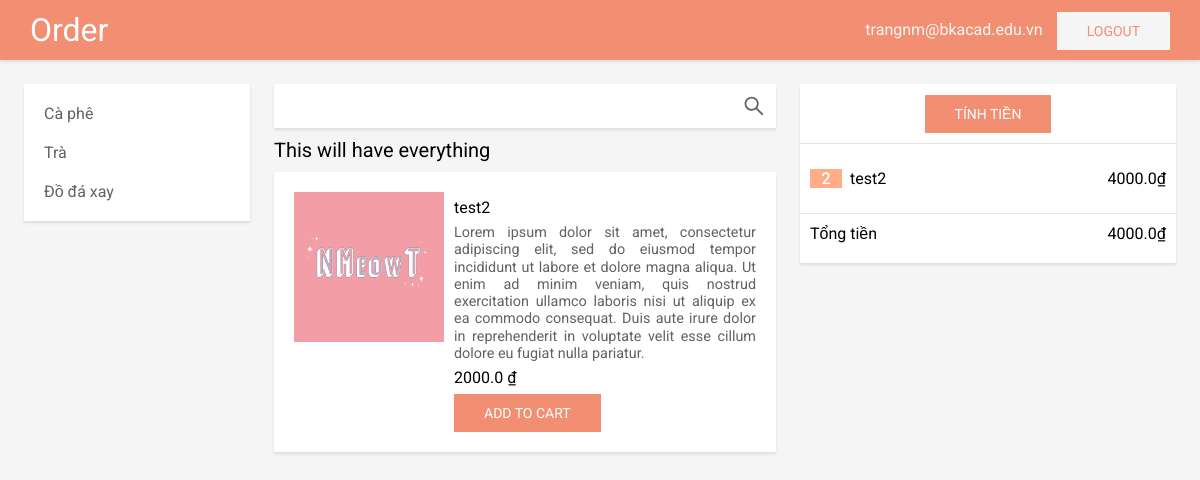
/ (signed in), run on an earlier commit of the app's database.
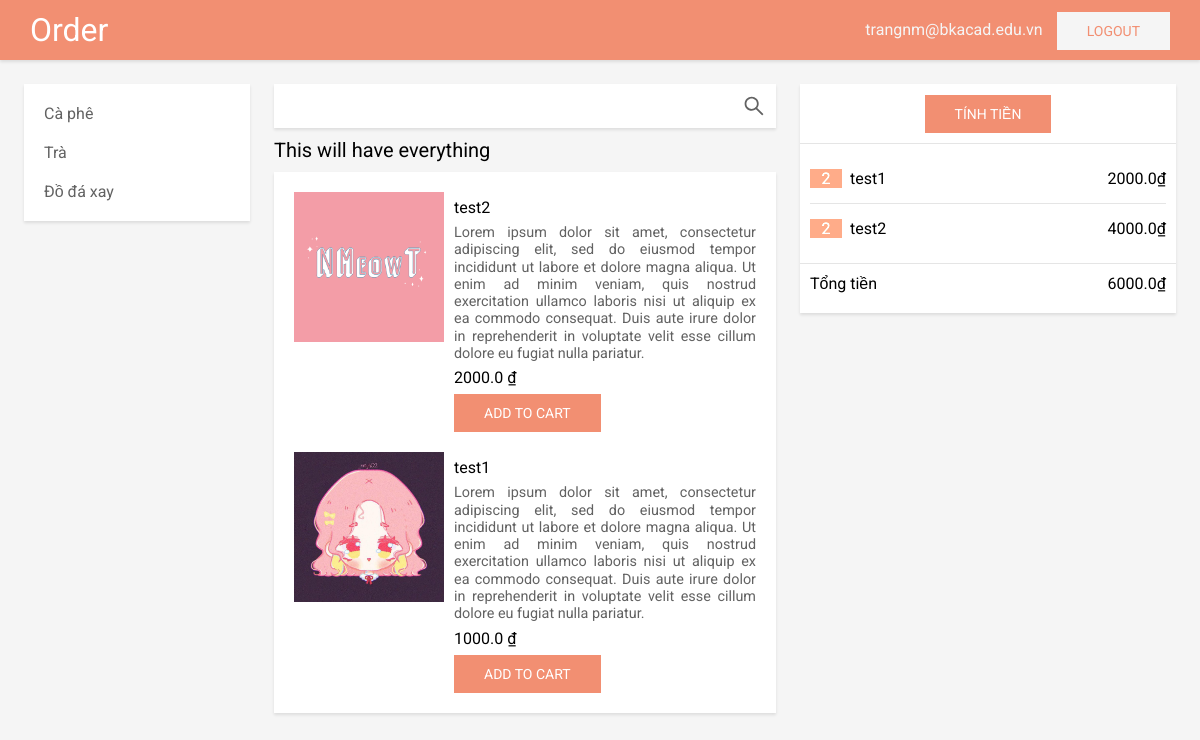
And on a later commit of the database.
### customer/models.py (models this page shows)
class Customer(models.Model):
    first_name = models.CharField(max_length=50)
    last_name = models.CharField(max_length=50)
    email = models.EmailField(max_length=100, unique=True)
    password = models.CharField(max_length=100)

class Category(models.Model):
    name_category = models.CharField(max_length=100, unique=True)

class Product(models.Model):
    name_product = models.CharField(max_length=255, unique=True)
    price = models.FloatField()
    description = models.TextField(blank=True, null=True)
    image = models.ImageField(blank=True, null=True)
    category = models.ForeignKey(Category, on_delete=models.CASCADE)

class Order_Detail(models.Model):
    order = models.ForeignKey(Order, on_delete=models.CASCADE)
    product = models.ForeignKey(Product, on_delete=models.CASCADE)
    price = models.FloatField()
    quantity = models.IntegerField()
    def get_item_price(self):
        return self.price * self.quantity
    class Meta:
        unique_together = (('order'), ('product'))

### customer/views.py (the view)
# urls.py: path('', index, name="index"),
def index(request):
    if 'customer' in request.session:
        email_customer = request.session['customer']
        category = Category.objects.all()
        product = Product.objects.all()
        customer = Customer.objects.get(email=email_customer)
        order = Order.objects.filter(is_ordered=False, customer=customer)
        order_detail = []
        if order:
            order_detail = Order_Detail.objects.filter(order=order.first())
        context = {
            "category": category,
            "product": product,
            "customer": email_customer,
            "order_detail": order_detail,
            "total": get_cart_total(order_detail)
        }
        return render(request, "customer/index.html", context)
    return redirect('login_view')

### customer/views.py (called while the page is built)
def get_cart_total(order_detail):
    total = 0
    for item in order_detail:
        total += item.get_item_price()
    return total

### customer/templates/customer/index.html
{% extends 'customer/base.html' %}
{% block main %}
{% include 'customer/menu.html' %}
{% include 'customer/main-content.html' %}
{% include 'customer/cart.html' %}
{% endblock %}

### customer/templates/customer/base.html (shortened to what this page needs)
<!DOCTYPE html>
<html lang="en">
<head>
    {% load static %}
    <link rel="stylesheet" href="{% static 'customer/style.css' %}">
    <link rel="stylesheet" href="{% static 'customer/authenticate.css' %}">
</head>
<body>
    <div class="app">
        <header class="fixed shadow">
            <div class="wrapper">
                <div class="logo"><a href="{% url 'index' %}">Order</a></div>
                {% if customer %}
                <div class="profile">
                    <a href="" class="customer-info">{{ customer }}</a>
                    <a href="{% url 'logout' %}" class="logout btn">Logout</a>
                </div>
                {% else %}
                <div class="action">
                    <a href="{% url 'login_view' %}" class="login">Login</a>
                    <a href="{% url 'register_view' %}" class="register btn">Register</a>
                </div>
                {% endif %}
            </div>
        </header>
        <section>
            <div class="main-app">
                {% block main %}
                {% endblock %}
            </div>
        </section>
    </div>
</body>
</html>

### customer/templates/customer/menu.html
<div class="menu fixed background-white shadow">
    <ul class="margin-10">
        {% for item in category %}
        <li class="item"><a href="#{{ item.name_category }}">{{item.name_category}}</a></li>
        {% endfor %}
    </ul>
</div>

### customer/templates/customer/main-content.html (shortened to what this page needs)
<div class="main-content">
    <div class="search shadow padding-10">
        <input type="text" class="search-box">
        <a href="#" class="search-icon">
        </a>
    </div>
    <div class="product-list">
        <div class="category">This will have everything</div>
        <div class="product-menu shadow background-white">
            {% for item in product %}
            <div class="product-item padding-10">
                <div class="product-image">
                    <img src="{{ item.image.url }}" alt="{{ item.image }}">
                </div>
                <div class="product-info">
                    <div class="product-title">{{ item.name_product }}</div>
                    <div class="product-description">{{ item.description }}</div>
                    <div class="product-prices">{{ item.price }} ₫</div>
                    <a href="{% url 'add_to_cart' item.id %}" class="btn">Add to cart</a>
                </div>
            </div>
            {% endfor %}
        </div>
    </div>
</div>

### customer/templates/customer/cart.html
<div class="cart fixed background-white shadow">
    <div class="cart-header">
        <a href="{% url 'payment' %}" class="btn">Tính tiền</a>
    </div>
    <div class="cart-body">
        <div class="list-item padding-10">
            {% for item in order_detail %}
            <div class="cart-item">
                <div class="quantity ">
                    <span>{{ item.quantity }}</span>
                </div>
                <div class="product-title">{{ item.product.name_product }}</div>
                <div class="product-prices">{{ item.get_item_price }}₫</div>
            </div>
            {% endfor %}
        </div>
    </div>
    <div class="cart-footer">
        <div class="flex-space-between padding-10">
            <div>Tổng tiền</div>
            <div id="total-price">{{ total }}₫</div>
        </div>
    </div>
</div>

### customer/static/customer/style.css (style rules this page uses)
:root { --main-color: #f28f72; --text-primary: #626262; --menu-width: calc(250px - 1.5em); --cart-width: calc(400px - 1.5em); --border-color: #e5e5e5; --shadow: rgb(0 0 0 / 10%) 0px 2px 3px; --radius: 5px; }
* { margin: 0; padding: 0; font-family: 'Roboto', sans-serif; box-sizing: border-box; }
.margin-10 { margin: 10px; }
.padding-10 { padding: 10px; }
.fixed { position: fixed; }
.shadow { box-shadow: var(--shadow); }
.btn { background-color: var(--main-color); color: #fff; border: 1px solid transparent; margin: 0; border: none; overflow: visible; font: inherit; text-transform: none; display: inline-block; -webkit-box-sizing: border-box; box-sizing: border-box; padding: 0 30px; vertical-align: middle; font-size: 0.875rem; line-height: 38px; text-align: center; text-decoration: none; text-transform: uppercase; -webkit-transition: 0.1s ease-in-out; transition: 0.1s ease-in-out; -webkit-transition-property: color, background-color, border-color; transition-property: color, background-color, border-color; cursor: pointer; }
header { background-color: var(--main-color); line-height: 60px; width: 100%; z-index: 1; }
.wrapper { position: relaitve; display: flex; justify-content: space-between; align-items: center; width: 95%; margin: 0 auto; }
.logo { color: #fff; white-space: nowrap; font-size: 2em; }
.logo a { color: #fff; }
.login, .customer-info { color: #f5f5f5; margin: 10px }
.register, .logout { background: #f5f5f5; color: var(--main-color); padding: 0 30px; }
.app { background-color: #f5f5f5; min-height: 100vh; position: relative; }
section { display: flex; justify-content: space-between; padding-top: 60px; }
ul { list-style: none; }
.main-app { padding: 1.5em; display: flex; position: relative; }
.menu { width: var(--menu-width); }
.cart { width: var(--cart-width); }
.main-content { width: calc(100% - 650px); position: relative; left: calc(var(--menu-width) + 1.5em); }
a { text-decoration: none; color: var(--text-primary); }
.item { padding: 10px; cursor: pointer; }
.background-white { background: #fff; }
.search { display: flex; background: #fff; justify-content: space-between; align-items: center; }
.search-box { width: 100%; outline: none; border: none; background: transparent; height: 100%; }
.search-icon { font-size: 1.5em; align-items: center; display: flex; }
.category { font-size: 1.25em; }
.product-list { margin: 10px 0; }
.product-menu { margin-top: 10px; padding: 10px; }
.product-item { display: flex; cursor: pointer; }
.product-image { height: 150px; width: 150px; }
.product-image img { width: 100%; height: 100%; }
.product-info { padding-left: 10px; width: calc(100% - 150px); line-height: 2em; }
.product-description { color: #626262; text-align: justify; line-height: 1.2em; font-size: 0.9em; }
.cart { right: 1.5em; }
.cart-header { height: 60px; display: flex; justify-content: center; align-items: center; border-bottom: 1px solid var(--border-color); }
.cart-footer { height: 50px; border-top: 1px solid var(--border-color); }
.cart-item { display: grid; grid-template-columns: 40px calc(var(--cart-width) - 140px) 80px; border-bottom: 1px solid var(--border-color); padding: 15px 0; }
.cart-item * { text-align: left; }
.cart-item:last-child { border: none; }
.quantity { background: var(--main-color); filter: brightness(120%); color: #fff; width: 80%; text-align: center; }
.cart-item .product-prices { text-align: right; }
.flex-space-between { display: flex; justify-content: space-between; }

What changed in the data, as far as the page shows it:
added Product: image (picture), name_product "test1", description "Lorem ipsum dolor sit amet, consectetur adipiscing elit, sed do eiusmod tempor incididunt ut labore et dolore magna aliqua. Ut enim ad minim veniam, quis nostrud exercitation ullamco laboris nisi ut aliquip ex ea commodo consequat. Duis aute irure dolor in reprehenderit in voluptate velit esse cillum dolore eu fugiat nulla pariatur.", price "1000.0"
added Order_Detail: quantity "2", product.name_product "test1", get_item_price "2000.0"
Also different on the page:
{{ total }}: "4000.0" → "6000.0"
